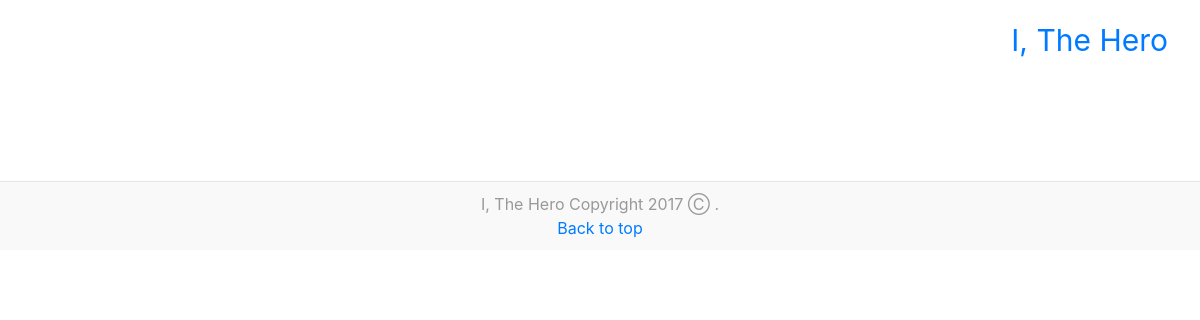
Page /about/ on the earlier database version.
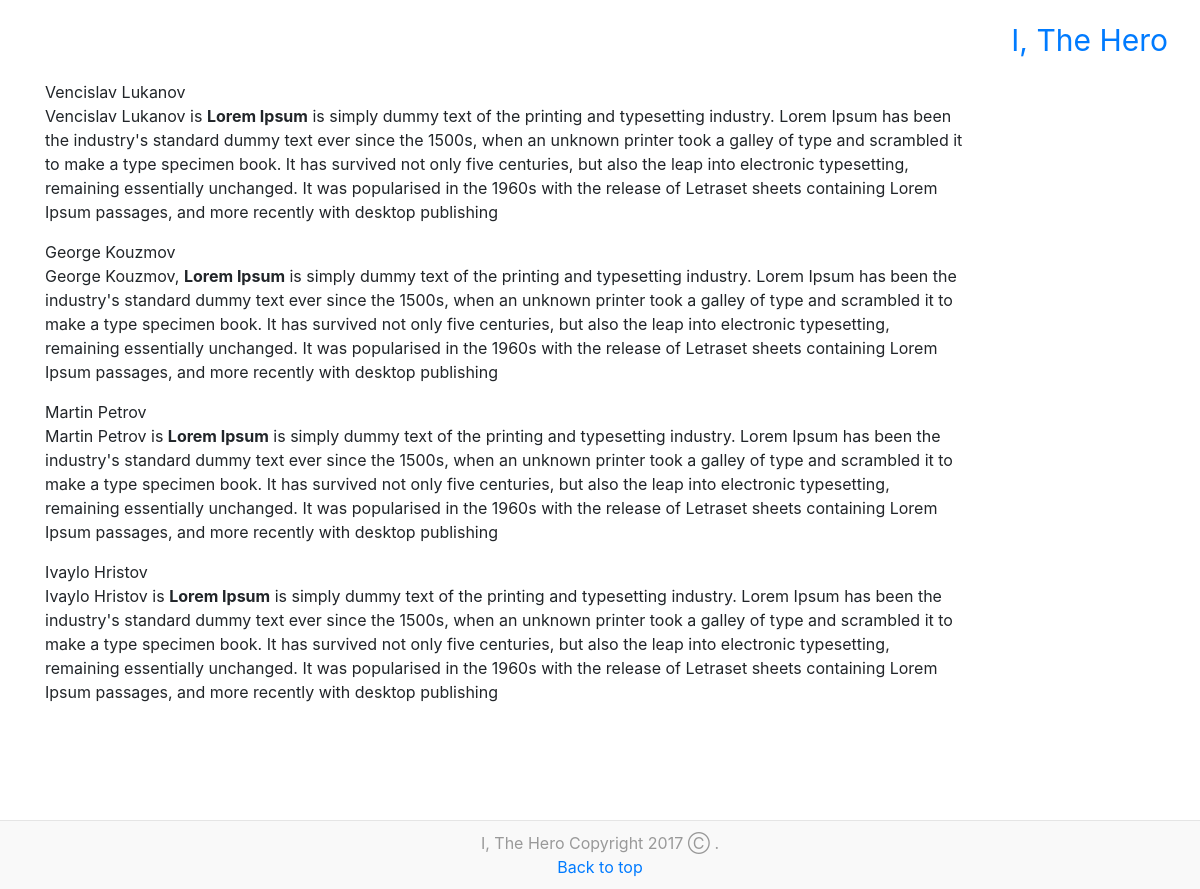
Same page on the later database version.
### ithehero/models.py (models this page shows, shortened)
class Blog(models.Model):
    CATEGORIES = (('a','Article'),('p','Project'),('b','About'),('i',"Intro"))
    title = models.CharField(max_length=100)
    slug = models.SlugField(unique=True, max_length=255)
    text = RichTextField()
    description = RichTextField(default="")
    date = models.DateField()
    user = models.ForeignKey(User)
    language = models.CharField(max_length=2,choices=[("en","English"), ("bg","Bulgarian")])
    published = models.BooleanField(default=True)
    category = models.CharField(max_length=1, choices=CATEGORIES, default='a')
    image = models.ImageField(upload_to="images",default="images/noimage.jpg")

### ithehero/views.py (the view)
# urls.py: url(r'^about/$',about, name='about'),
def about(request):
    blogs = Blog.objects.filter(published=True,category="b")
    projects = Blog.objects.filter(published=True,category="p")
    return render(request, 'en/about.html', {'blogs': blogs, 'projects': projects})

### ithehero/templates/en/about.html (shortened to what this page needs)
{% extends 'base.html' %}
{% block content %}
<div class="container">
    <div class="row">
        <div class="col-sm-10 blog-main">
            {% for blog in blogs %}
            <div class="about-card">
                <div class="about-title">
                    {{blog.title}}
                </div>
                <div class="about-text">
                    {{blog.text|safe}}
                </div>
            </div>
            {% endfor %}
        </div>
    </div>
</div>
{% endblock %}

### ithehero/templates/base.html (shortened to what this page needs)
<!DOCTYPE html>
{% load staticfiles %}
<html lang="en">
<head>
    <link rel="stylesheet" href="{% static 'css/navbar.css' %}"/>
    <link rel="stylesheet" href="https://maxcdn.bootstrapcdn.com/bootstrap/4.0.0-alpha.6/css/bootstrap.min.css">
</head>
<body>
<nav class="navbar navbar-toggleable-md navbar-inverse bg-inverse">
  <button class="navbar-toggler navbar-toggler-right" type="button" data-toggle="collapse" data-target="#navbarNavDropdown" aria-controls="navbarNavDropdown" aria-expanded="false" aria-label="Toggle navigation">
    <span class="navbar-toggler-icon"></span>
  </button>
  <a class="navbar-brand"  href="{% url 'home' %}">I, The Hero</a>
</nav>
{% block content %}
{% endblock %}
<div class="footer-buffer"></div>
<footer class="blog-footer">
     I, The Hero Copyright 2017 &#x24B8 .<br>
        <a href="#">Back to top</a>
</footer>
</body>
</html>

### ithehero/static/css/navbar.css (style rules this page uses)
body { font-family: Georgia, "Times New Roman", Times, serif; color: #555; }
.blog-footer { width: 100%; padding-top:10px; padding-bottom:10px; color: #999; text-align: center; background-color: #f9f9f9; border-top: .05rem solid #e5e5e5; }
.footer-buffer { height:100px; }
.navbar { height:80px }
.navbar-brand { font-size:30px !important; }

Differences in the rows shown:
added Blog: title "Vencislav Lukanov", text "Vencislav Lukanov is Lorem Ipsum is simply dummy text of the printing and typesetting industry. Lorem Ipsum has been the industry's standard dummy text ever since the 1500s, when an unknown printer took a galley of type and scrambled it to make a type specimen book. It has survived not only five centuries, but also the leap into electronic typesetting, remaining essentially unchanged. It was popularised in the 1960s with the release of Letraset sheets containing Lorem Ipsum passages, and more recently with desktop publishing"
added Blog: title "George Kouzmov", text "George Kouzmov, Lorem Ipsum is simply dummy text of the printing and typesetting industry. Lorem Ipsum has been the industry's standard dummy text ever since the 1500s, when an unknown printer took a galley of type and scrambled it to make a type specimen book. It has survived not only five centuries, but also the leap into electronic typesetting, remaining essentially unchanged. It was popularised in the 1960s with the release of Letraset sheets containing Lorem Ipsum passages, and more recently with desktop publishing"
added Blog: title "Martin Petrov", text "Martin Petrov is Lorem Ipsum is simply dummy text of the printing and typesetting industry. Lorem Ipsum has been the industry's standard dummy text ever since the 1500s, when an unknown printer took a galley of type and scrambled it to make a type specimen book. It has survived not only five centuries, but also the leap into electronic typesetting, remaining essentially unchanged. It was popularised in the 1960s with the release of Letraset sheets containing Lorem Ipsum passages, and more recently with desktop publishing"
added Blog: title "Ivaylo Hristov", text "Ivaylo Hristov is Lorem Ipsum is simply dummy text of the printing and typesetting industry. Lorem Ipsum has been the industry's standard dummy text ever since the 1500s, when an unknown printer took a galley of type and scrambled it to make a type specimen book. It has survived not only five centuries, but also the leap into electronic typesetting, remaining essentially unchanged. It was popularised in the 1960s with the release of Letraset sheets containing Lorem Ipsum passages, and more recently with desktop publishing"
